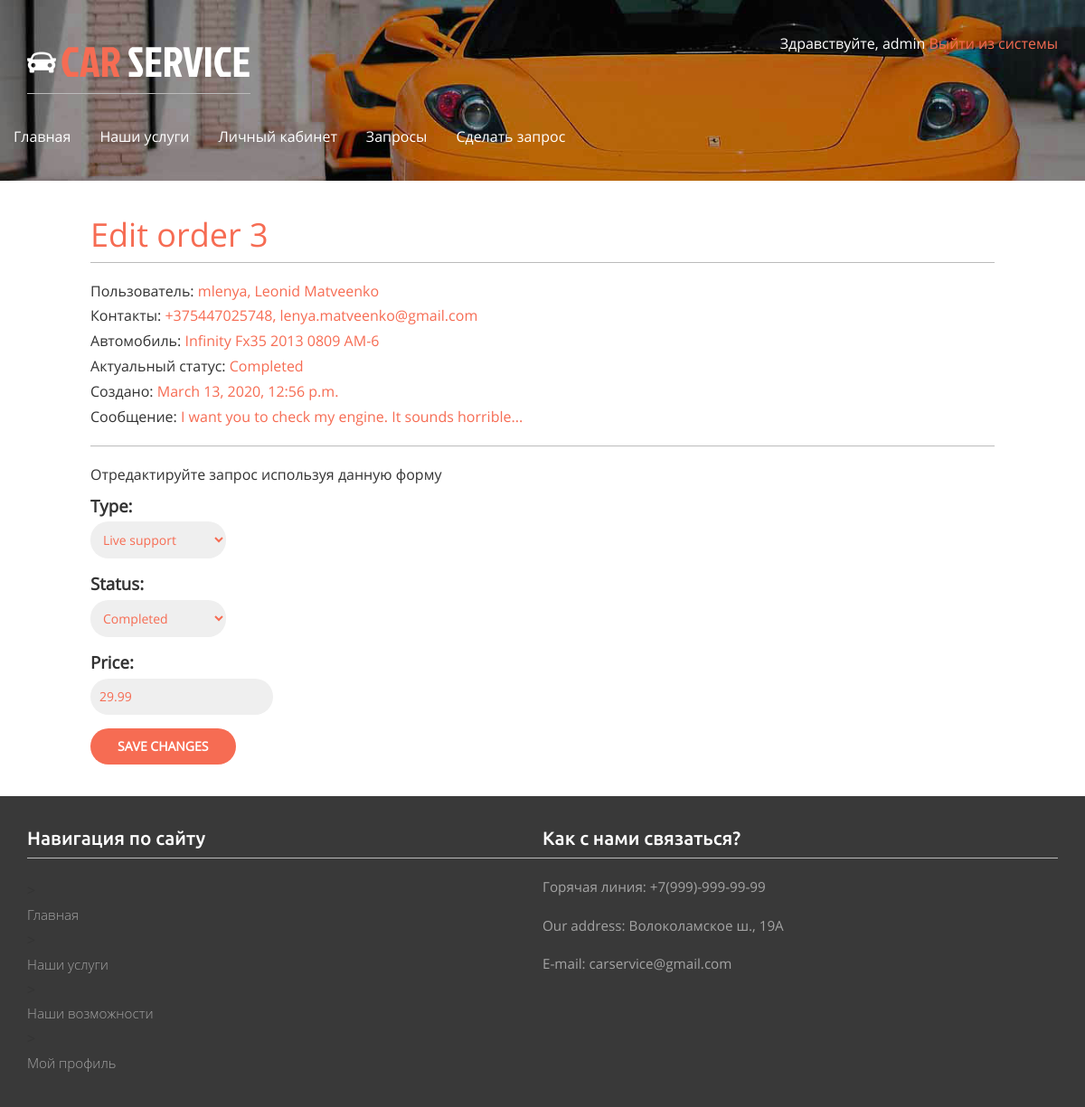
The app's page /orders/edit/3 (signed in) with its own data.
### orders/models.py (models this page shows)
class Order(models.Model):
    WORK_TYPE_CHOICES = [
        ('Live support','Live support'),
        ('Repair service', 'Repair service'),
        ('Complete care', 'Complete care'),
        ('Spare parts', 'Spare parts'),
        ('Sales service', 'Sales service'),
        ('Tyre service', 'Tyre service'),
        ('Other', 'Other')
    ]
    STATUS_CHOICES = (
        ('Waiting', 'Waiting'),
        ('In progress', 'In progress'),
        ('Completed', 'Completed'),
        ('Cancelled', 'Canceled'),
    )
    user = models.ForeignKey(User, on_delete=models.CASCADE, related_name='orders')
    profile = models.ForeignKey(Profile, on_delete=models.CASCADE, related_name='user_orders')
    date = models.ForeignKey(OrderDate, on_delete=models.CASCADE, default=1, related_name='order_dates')
    car = models.ForeignKey(Car, on_delete=models.CASCADE, related_name='cars')
    type = models.CharField(choices=WORK_TYPE_CHOICES, max_length=50, default='Other')
    created_at = models.DateTimeField(auto_now_add=True)
    closed_at = models.DateTimeField(null=True)
    status = models.CharField(choices=STATUS_CHOICES, max_length=50, default='Waiting')
    price = models.FloatField(null=True)
    message = models.TextField(max_length=250)

### account/models.py (models this page shows, shortened)
class Profile(models.Model):
    user = models.OneToOneField(settings.AUTH_USER_MODEL, on_delete=models.CASCADE)
    date_of_birth = models.DateField(blank=True, null=True)
    photo = models.ImageField(upload_to='users/%Y/%m/%d/', blank=True)
    phone = models.CharField(blank=True, max_length=20)
    address = models.CharField(blank=True, max_length=100)

class Car(models.Model):
    user = models.ForeignKey(User, on_delete=models.CASCADE, related_name='car')
    make = models.CharField(max_length=50)
    model = models.CharField(max_length=100)
    year = models.IntegerField()
    vin = models.CharField(max_length=10)

### orders/views.py (the view)
# urls.py: path('edit/<int:order_id>', views.order_edit, name='order_edit')
@login_required
@staff_member_required
def order_edit(request, order_id):
    order = Order.objects.get(id=order_id)
    if request.method == 'POST':
        prev_status = order.status
        order_form = OrderAdminForm(instance=order, data=request.POST)
        if order_form.is_valid():
            if prev_status == 'Waiting' and request.POST['status'] == 'In progress':
                car_info = order.car.make + ' ' + order.car.model + ' ' + str(order.car.year) + ' ' + order.car.vin
                subject = 'Your request accepted'
                message = "Your request for {} accepted\
                          \nWe're waiting for you {} at {}\
                          \nType: {}\
                          \nYour message: {}\
                          \nExpected order cost: {}$\
                          \nAll information about your orders is avaliable in your profile: \
                          \n{}" \
                          .format(car_info, order.date.date, str(order.date.time)[:5], order.type, order.message, order.price, request.build_absolute_uri().replace('edit/'+str(order.id), ''))
            elif prev_status == 'In progress' and request.POST['status'] == 'Completed':
                order.closed_at = datetime.datetime.now()
                car_info = order.car.make + ' ' + order.car.model + ' ' + str(order.car.year) + ' ' + order.car.vin
                subject = 'Your order completed'
                message = "Your order for {} completed\
                          \nType: {}\
                          \nYour message: {}\
                          \nOrder cost: {}$\
                          \nAll information about your orders is avaliable in your profile: \
                          \n{}"\
                          .format(car_info, order.type, order.message, order.price, request.build_absolute_uri().replace('edit/'+str(order.id), ''))
            elif prev_status == 'Waiting' and request.POST['status'] == 'Cancelled':
                car_info = order.car.make + ' ' + order.car.model + ' ' + str(order.car.year) + ' ' + order.car.vin
                subject = 'Your order cancelled'
                message = "Your request for {} cancelled\
                          \nType: {}\
                          \nYour message: {}\
                          \nAll information about your orders is avaliable in your profile: \
                          \n{}" \
                          .format(car_info, order.type, order.message, request.build_absolute_uri().replace('edit/'+str(order.id), ''))
            order_form.save()
        return HttpResponseRedirect('/orders/')
    else:
        order_form = OrderAdminForm(instance=order)
        return render(request, 'order_edit.html', {'section':'order', 'order':order, 'order_form':order_form})

### orders/forms.py
class OrderAdminForm(forms.ModelForm):
    class Meta:
        model = Order
        fields = ('type', 'status', 'price')

### orders/templates/order_edit.html (shortened to what this page needs)
{% extends "base.html" %}
{% load static %}
{% block content %}
<h1>Edit order {{order.id}}</h1>
<div class="edit-order">
    <p>Пользователь: <span>{{order.user}}, {{order.user.first_name}} {{order.user.last_name}}</span></p>
    <p>Контакты: <span> {{order.profile.phone}}, {{order.user.email}} </span></p>
    <p>Автомобиль: <span>{{order.car.make}} {{order.car.model}} {{order.car.year}} {{order.car.vin}}</span></p>
    <p>Актуальный статус: <span>{{order.status}} </span></p>
    <p>Создано: <span>{{order.created_at}}</span></p>
    <p>Сообщение: <span>{{order.message}}</span></p>
    <hr>
    <p>Отредактируйте запрос используя данную форму</p>
    <form action="/orders/edit/{{order.id}}" method="post" enctype="multipart/form-data">
        {{ order_form.as_p }}
        <p><input type="submit" value="Save changes"></p>
    </form>
</div>
{% endblock %}

### account/templates/base.html (shortened to what this page needs)
{% load static %}
<!DOCTYPE html>
<html>
    <head>
        <link href="{% static "css/bootstrap.css" %}" rel='stylesheet' type='text/css' />
        <link href="{% static "css/style.css" %}" rel='stylesheet' type='text/css' />
        <link href="{% static "css/font-awesome/css/all.css" %}" rel="stylesheet" type='text/css'/>
    </head>
    <body>
        <div class="banner banner2">
            <div class="container">
                <div class="header">
                    <div class="logo">
                        <h1><a href="{% url "main" %}"><img src="{% static "images/car.png" %}" alt=""/>CAR <span>SERVICE</span></a></h1>
                    </div>
                    <div class="top_details">
                        <p>
                            {% if request.user.is_authenticated %}
                             Здравствуйте, {{ request.user.username }}<a href="{% url "logout" %}"> Выйти из системы</a>
                            {% else %}<a href="{% url "login" %}">Войти</a>{% endif %}
                        </p>
                    </div>
                    <div class="clearfix"></div>
                </div>
                <nav class="navbar navbar-default">
                    <div class="collapse navbar-collapse nav-wil" id="bs-example-navbar-collapse-1">
                        <ul class="nav navbar-nav">
                            <li {% if section == "main" %} class="active"{% endif %}><a href="/main/">Главная</a></li>
                            <li {% if section == "services" %} class="active"{% endif %}><a href="{% url "services" %}">Наши услуги</a></li>
                            <li {% if section == "profile" %} class="active"{% endif %}><a href="{% url "profile" %}">Личный кабинет</a></li>
                            <li {% if section == "orders" %} class="active"{% endif %}><a href="/orders/">Запросы</a></li>
                            <li {% if section == "appointment" %} class="active"{% endif %}><a href="/orders/appointment">Сделать запрос</a></li>
                        </ul>
                    </div>
                 </nav>
            </div>
        </div>
        <div id="content">
        {% block content %}{% endblock %}
        </div>
        <div class="footer2">
            <div class="container">
            <div class="ftr2-grids">
              <div class="col-md-6 ftr2-grid1">
                 <h3>Навигация по сайту</h3>
                 <ul>
                    <li>{% if section == "main" %} class="active"{% endif %}><a href="/main/">Главная</a></li>
                    <li>{% if section == "services" %} class="active"{% endif %}><a href="{% url "services" %}">Наши услуги</a>
                    <li>{% if section == "appointment" %} class="active"{% endif %}><a href="/orders/appointment">Наши возможности</a></li>
                    <li>{% if section == "profile" %} class="active"{% endif %}><a href="{% url "profile" %}">Мой профиль</a></li>
                 </ul>
             </div>
             <div class="col-md-6 ftr6-grid3">
                 <h3>Как с нами связаться?</h3>
                <p>Горячая линия: +7(999)-999-99-99</p>
                <p>Our address: Волоколамское ш., 19A</p>
                <p>E-mail: carservice@gmail.com</p>
             </div>
             <div class="clearfix"></div>
        </div>

### account/static/css/style.css (style rules this page uses)
h4, h5, h6, h1, h2, h3 { border-bottom:1px solid #bbb; padding:0 0 10px 0; margin:20px 0 20px 0; color:#f66c53; }
ul, ol { margin: 0; padding:0; }
p { margin: 5px 0px; font-size: 12pt; }
.navbar-nav { margin: -15px; margin-bottom: 10px; }
select { width: 15%; }
html, body { font-family: 'OpenSans-Regular'; font-size: 100%; background: #ffffff; }
hr { background-color: #bbb; height: 1px; }
.info span, .car span, .order span, .edit-order span, .search span { color:#f66c53; }
h1 { border-bottom:1px solid #bbb; padding:0 0 10px 0; margin:10px 0 20px 0; color:#f66c53; }
input[type=submit], button, a.button { font-weight:bold; background:#f66c53; color:#fff; padding: 10px 30px; font-size:14px; text-transform:uppercase; border: 0; border-radius: 20px; margin: 0px 0px; }
#content { padding: 30px 100px ; }
form { overflow:auto; }
form p { width:100%; overflow:auto; font-size: 14pt; }
label { float:left; clear:both; color:#333; margin-bottom:4px; }
input[type="text"], input[type="password"], input[type="email"], input[type="file"], input[type="number"], textarea, select { clear:both; float:left; margin:0 0 10px; background:#efefef; border:0; font-size:14px; border-radius: 20px; padding: 10px 10px; border: 0px solid #f66c53; color:#f66c53; }
body a { transition:0.5s all; -webkit-transition:0.5s all; -moz-transition:0.5s all; -o-transition:0.5s all; -ms-transition:0.5s all; text-decoration: none; color: #f66c53; }
.banner { background:url(../images/bg3.jpg) no-repeat 0px -120px; background-size:cover; min-height:800px; }
.header { margin-top:2em; }
.logo { float:left; }
.logo h1 a { color:#F66C53; text-decoration:none; font-family:'JockeyOne-Regular'; font-size:1.3em; }
.logo h1 a img { margin-right:5px; vertical-align:initial; }
.logo h1 a span { color:#fff; }
.top_details { float:right; }
.top_details p { color:#fff; margin-bottom:0.5em; }
.navbar-default { background:none; border:none; }
.navbar-default ul li { display:inline-block; }
.navbar-default ul li a { display:block; color:#fff; text-decoration:none; padding:0 2em 0 0; }
.navbar-default .navbar-nav > li > a { color:#fff; }
.navbar-collapse { padding:0; }
.navbar { margin:2em 0; }
.footer2 { background:#393939; padding-bottom: 1em; }
.ftr2-grid1 { padding:1em 0; }
.ftr6-grid3 { padding: 1em 0; }
.ftr2-grid1 h3 { color:#fff; font-size:1.3em; font-weight:300; font-family: 'Ubuntu-Medium'; }
.ftr2-grid1 ul { margin:1.5em 0 0em 0; }
.ftr2-grid1 ul li { display:block; }
.ftr2-grid1 ul li a { display:block; padding:5px 0; color:#a4a4a4; font-size:0.95em; font-weight:300; text-decoration:none; font-family: 'Open Sans', sans-serif; }
.ftr6-grid3 h3 { color: #fff; font-size: 1.3em; font-family: 'Ubuntu-Medium'; }
.ftr6-grid3 p { margin-top:1.3em; color:#a4a4a4; font-size:0.95em; line-height:1.5em; }
.banner2 { background: url(../images/bg3.jpg) no-repeat 0px -375px; background-size: cover; min-height: 200px; max-height: 200px; }

### records on screen
Order: id "3", user "mlenya", user.first_name "Leonid", user.last_name "Matveenko", profile.phone "+375447025748", user.email "lenya.matveenko@gmail.com", car.make "Infinity", car.model "Fx35", car.year "2013", car.vin "0809 AM-6", status "Completed", created_at "March 13, 2020, 12:56 p.m.", message "I want you to check my engine. It sounds horrible..."

### other values on screen
{{ request.user.username }} "admin"
